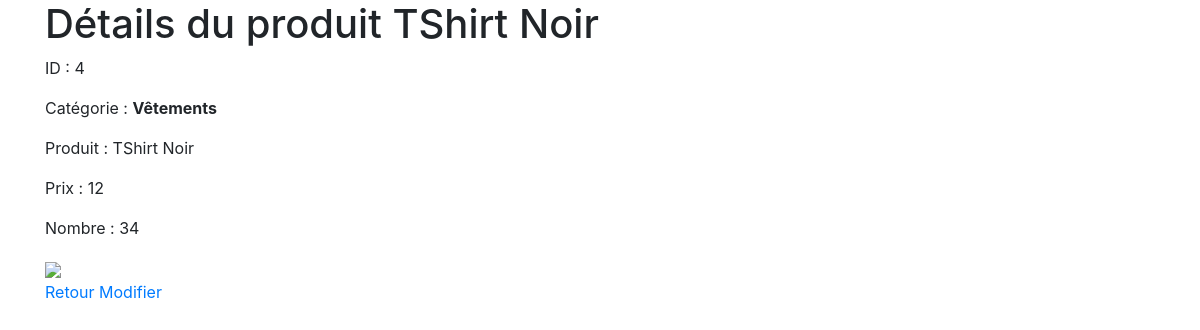
Screenshot of /details.php?id=4 with the database file from the repository.
### tables this page shows
CREATE TABLE IF NOT EXISTS `liste` (
  `id` int NOT NULL AUTO_INCREMENT,
  `produit` varchar(200) NOT NULL,
  `prix` varchar(20) NOT NULL,
  `nombre` int NOT NULL,
  `image_produit` varchar(300) NOT NULL,
  `actif` int NOT NULL,
  `categorie_id` int NULL,
  PRIMARY KEY (`id`),
  KEY `fk_liste_categorie` (`categorie_id`),
  CONSTRAINT `fk_liste_categorie` FOREIGN KEY (`categorie_id`) REFERENCES `categories` (`id`) ON DELETE SET NULL
);

CREATE TABLE IF NOT EXISTS `categories` (
  `id` int NOT NULL AUTO_INCREMENT,
  `nom_categorie` varchar(100) NOT NULL,
  PRIMARY KEY (`id`)
);

### details.php (the view, shortened to what this page needs)
<?php
if(isset($_GET['id']) && !empty($_GET['id'])){
    require_once('connect.php');
    $id = strip_tags($_GET['id']);
    $sql = 'SELECT `liste`.*, `categories`.`nom_categorie`
            FROM `liste`
            LEFT JOIN `categories` ON `liste`.`categorie_id` = `categories`.`id`
            WHERE `liste`.`id` = :id;';
    $query = $db->prepare($sql);
    $query->bindValue(':id', $id, PDO::PARAM_INT);
    $query->execute();
    $produit = $query->fetch();
}else{
    $_SESSION['erreur'] = "URL invalide";
    header('Location: index.php');
    die();
}
?>
<!DOCTYPE html>
<html lang="fr">
<head>
    <link rel="stylesheet" href="https://stackpath.bootstrapcdn.com/bootstrap/4.4.1/css/bootstrap.min.css">
</head>
<body>
    <main class="container">
        <div class="row">
            <section class="col-12">
                <h1>Détails du produit <?= $produit['produit'] ?></h1>
                <p>ID : <?= $produit['id'] ?></p>
                <p>Catégorie : <strong><?= $produit['nom_categorie'] ?? 'Aucune catégorie' ?></strong></p>
                <p>Produit : <?= $produit['produit'] ?></p>
                <p>Prix : <?= $produit['prix'] ?></p>
                <p>Nombre : <?= $produit['nombre'] ?></p>
                <img src="images/<?= $produit['image_produit'] ?>">
                <p><a href="index.php">Retour</a> <a href="edit.php?id=<?= $produit['id'] ?>">Modifier</a></p>
            </section>
        </div>
    </main>
</body>
</html>

### rows the page displays
liste: produit "TShirt Noir", id "4", categorie.nom_categorie "Vêtements", prix "12", nombre "34"
